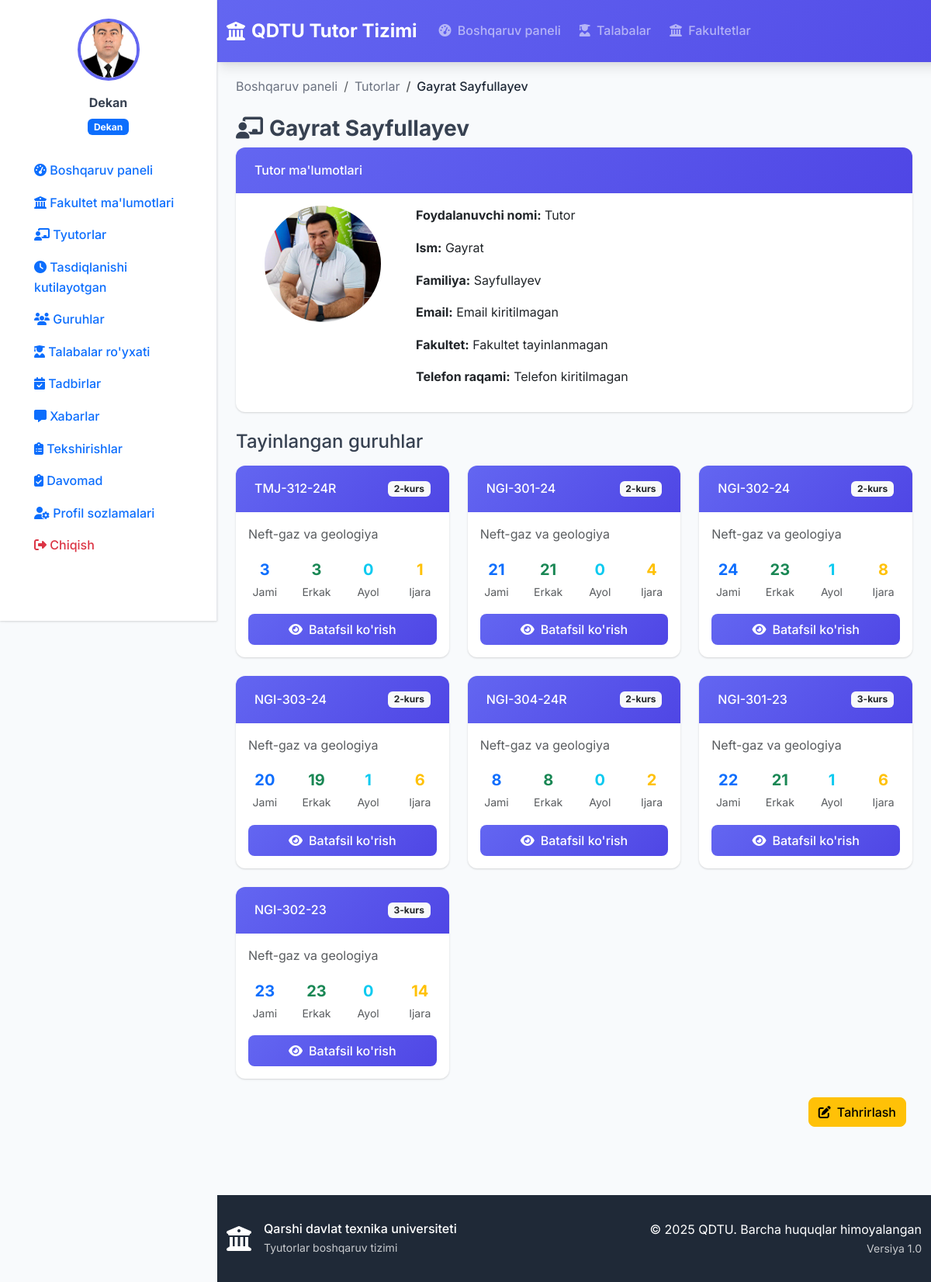
/faculty/tutors/2/ (signed in), run on the app's committed database.
### accounts/models.py (models this page shows, shortened)
class User(AbstractUser):
    USER_TYPE_CHOICES = (
        ('rector', 'Rektor'),
        ('dean', 'Dekan'),
        ('tutor', 'Tutor'),
    )
    user_type = models.CharField(
        max_length=10,
        choices=USER_TYPE_CHOICES,
        verbose_name="Foydalanuvchi turi"
    )
    faculty = models.ForeignKey(
        'faculty.Faculty',
        on_delete=models.SET_NULL,
        null=True,
        blank=True,
        verbose_name="Fakultet"
    )
    profile_picture = models.ImageField(
        upload_to='profile_pics/',
        null=True,
        blank=True,
        verbose_name="Profil rasmi"
    )
    phone_number = models.CharField(
        max_length=20,
        blank=True,
        verbose_name="Telefon raqami"
    )
    class Meta:
        verbose_name = "Foydalanuvchi"
        verbose_name_plural = "Foydalanuvchilar"
    def is_rector(self):
        return self.user_type == 'rector'
    def is_dean(self):
        return self.user_type == 'dean'
    def is_tutor(self):
        return self.user_type == 'tutor'
    def get_full_name(self):
        return f"{self.first_name} {self.last_name}".strip() or self.username

### faculty/models.py (models this page shows, shortened)
class Group(models.Model):
    name = models.CharField(max_length=50, verbose_name="Nomi")
    faculty = models.ForeignKey(
        Faculty,
        on_delete=models.CASCADE,
        related_name='groups',
        verbose_name="Fakultet"
    )
    tutor = models.ForeignKey(
        'accounts.User',
        on_delete=models.SET_NULL,
        null=True,
        blank=True,
        related_name='assigned_groups',
        verbose_name="Tutor"
    )
    course = models.IntegerField(default=1, verbose_name="Kurs")
    created_at = models.DateTimeField(auto_now_add=True, verbose_name="Yaratilgan sana")
    class Meta:
        verbose_name = "Guruh"
        verbose_name_plural = "Guruhlar"
        unique_together = ['name', 'faculty']
    @property
    def students_count(self):
        return self.students.count()
    @property
    def male_students_count(self):
        return self.students.filter(gender='male').count()
    @property
    def female_students_count(self):
        return self.students.filter(gender='female').count()
    @property
    def renting_students_count(self):
        return self.students.filter(is_renting=True).count()

class Faculty(models.Model):
    name = models.CharField(max_length=100, verbose_name="Nomi")
    description = models.TextField(blank=True, verbose_name="Tavsif")
    dean = models.ForeignKey(
        'accounts.User',
        on_delete=models.SET_NULL,
        null=True,
        blank=True,
        related_name='dean_of',
        verbose_name="Dekan"
    )
    created_at = models.DateTimeField(auto_now_add=True, verbose_name="Yaratilgan sana")
    class Meta:
        verbose_name = "Fakultet"
        verbose_name_plural = "Fakultetlar"

### faculty/views.py (the view)
# urls.py: path('tutors/<int:tutor_id>/', views.tutor_detail, name='tutor_detail'),
@login_required
def tutor_detail(request, tutor_id):
    user = request.user
    tutor = get_object_or_404(User, id=tutor_id, user_type='tutor')
    if not (user.is_rector() or (user.is_dean() and user.faculty == tutor.faculty)):
        messages.error(request, "Sizda ushbu tutorga kirish huquqi yo‘q.")
        return redirect('dashboard')
    groups = Group.objects.filter(tutor=tutor)
    context = {
        'tutor': tutor,
        'groups': groups,
        'title': f"{tutor.get_full_name()} - Tutor ma'lumotlari",
    }
    return render(request, 'faculty/tutor_detail.html', context)

### templates/faculty/tutor_detail.html (shortened to what this page needs)
{% extends 'base.html' %}
{% block content %}
<div class="container-fluid">
    <nav aria-label="breadcrumb">
        <ol class="breadcrumb">
            <li class="breadcrumb-item"><a href="{% url 'dashboard' %}">Boshqaruv paneli</a></li>
            <li class="breadcrumb-item"><a href="{% url 'tutor_list' %}">Tutorlar</a></li>
            <li class="breadcrumb-item active">{{ tutor.get_full_name }}</li>
        </ol>
    </nav>
    <h1 class="h3 fw-bold"><i class="fas fa-chalkboard-teacher me-2"></i>{{ tutor.get_full_name }}</h1>
    <div class="card mb-4">
        <div class="card-header text-white">
            <h6 class="mb-0">Tutor ma'lumotlari</h6>
        </div>
        <div class="card-body">
            <div class="row">
                <div class="col-md-3 text-center">
                    {% if tutor.profile_picture %}
                        <img src="{{ tutor.profile_picture.url }}" alt="{{ tutor.get_full_name }}" class="rounded-circle img-fluid" style="max-width: 150px;">
                    {% else %}
                        <img src="https://via.placeholder.com/150" alt="No Image" class="rounded-circle img-fluid" style="max-width: 150px;">
                    {% endif %}
                </div>
                <div class="col-md-9">
                    <p><strong>Foydalanuvchi nomi:</strong> {{ tutor.username }}</p>
                    <p><strong>Ism:</strong> {{ tutor.first_name }}</p>
                    <p><strong>Familiya:</strong> {{ tutor.last_name }}</p>
                    <p><strong>Email:</strong> {{ tutor.email|default:"Email kiritilmagan" }}</p>
                    <p><strong>Fakultet:</strong> {{ tutor.faculty.name|default:"Fakultet tayinlanmagan" }}</p>
                    <p><strong>Telefon raqami:</strong> {{ tutor.phone_number|default:"Telefon kiritilmagan" }}</p>
                </div>
            </div>
        </div>
    </div>
    <h4 class="mb-3">Tayinlangan guruhlar</h4>
    <div class="row">
        {% for group in groups %}
            <div class="col-lg-6 col-xl-4 mb-4">
                <div class="card h-100">
                    <div class="card-header text-white d-flex justify-content-between align-items-center">
                        <h6 class="mb-0">{{ group.name }}</h6>
                        <span class="badge bg-light text-dark">{{ group.course }}-kurs</span>
                    </div>
                    <div class="card-body">
                        <p class="text-muted mb-3">{{ group.faculty.name }}</p>
                        <div class="row text-center mb-3">
                            <div class="col-3">
                                <div class="fw-bold text-primary fs-5">{{ group.students_count }}</div>
                                <small class="text-muted">Jami</small>
                            </div>
                            <div class="col-3">
                                <div class="fw-bold text-success fs-5">{{ group.male_students_count }}</div>
                                <small class="text-muted">Erkak</small>
                            </div>
                            <div class="col-3">
                                <div class="fw-bold text-info fs-5">{{ group.female_students_count }}</div>
                                <small class="text-muted">Ayol</small>
                            </div>
                            <div class="col-3">
                                <div class="fw-bold text-warning fs-5">{{ group.renting_students_count }}</div>
                                <small class="text-muted">Ijara</small>
                            </div>
                        </div>
                        <div class="d-grid">
                            <a href="{% url 'group_detail' group.id %}" class="btn btn-primary">
                                <i class="fas fa-eye me-2"></i>Batafsil ko'rish
                            </a>
                        </div>
                    </div>
                </div>
            </div>
        {% endfor %}
    </div>
    {% if user.is_dean or user.is_rector %}
        <div class="d-flex justify-content-end">
            <a href="{% url 'tutor_edit' tutor.id %}" class="btn btn-warning me-2">
                <i class="fas fa-edit me-2"></i>Tahrirlash
            </a>
        </div>
    {% endif %}
</div>
{% endblock %}

### templates/sidebar.html (shortened to what this page needs)
{% load static %}
<div class="sidebar" id="sidebar">
    <div class="sidebar-content">
        <div class="user-info text-center mb-4">
            {% if user.profile_picture %}
                <img src="{{ user.profile_picture.url }}" class="profile-image mb-3">
            {% else %}
                <div class="profile-initials mb-3">
                    {{ user.first_name|first|upper }}{{ user.last_name|first|upper }}
                </div>
            {% endif %}
            <div class="user-details">
                <div class="mb-1 fw-bold">{{ user.get_full_name }}</div>
                <div class="badge bg-primary">
                    {% if user.is_rector %}
                        Prorektor
                    {% elif user.is_dean %}
                        Dekan
                    {% elif user.is_tutor %}
                        Tutor
                    {% endif %}
                </div>
            </div>
        </div>
        <nav class="sidebar-nav">
            <ul class="nav flex-column">
                <li class="nav-item">
                    <a class="nav-link {% if request.resolver_match.url_name == 'dashboard' or request.resolver_match.url_name|slice:':7' == 'rector_' or request.resolver_match.url_name|slice:':5' == 'dean_' or request.resolver_match.url_name|slice:':6' == 'tutor_' %}active{% endif %}" href="{% url 'dashboard' %}">
                        <i class="fas fa-tachometer-alt"></i>
                        <span>Boshqaruv paneli</span>
                    </a>
                </li>
                {% if user.is_dean %}
                    <li class="nav-item">
                        <a class="nav-link {% if request.resolver_match.url_name == 'faculty_info' %}active{% endif %}" href="#" onclick="showFacultyInfo()">
                            <i class="fas fa-university"></i>
                            <span>Fakultet ma'lumotlari</span>
                        </a>
                    </li>
                    <li class="nav-item">
                        <a class="nav-link {% if request.resolver_match.url_name == 'tutor_list' %}active{% endif %}" href="{% url 'tutor_list' %}">
                            <i class="fas fa-chalkboard-teacher"></i>
                            <span>Tyutorlar</span>
                        </a>
                    </li>
                    <li class="nav-item">
                        <a class="nav-link {% if request.resolver_match.url_name == 'pending_inspections' %}active{% endif %}" href="{% url 'pending_inspections' %}">
                            <i class="fas fa-clock"></i>
                            <span>Tasdiqlanishi kutilayotgan</span>
                        </a>
                    </li>
                    <li class="nav-item">
                        <a class="nav-link {% if request.resolver_match.url_name == 'group_list' %}active{% endif %}" href="{% url 'group_list' %}">
                            <i class="fas fa-users"></i>
                            <span>Guruhlar</span>
                        </a>
                    </li>
                    <li class="nav-item">
                        <a class="nav-link {% if request.resolver_match.url_name == 'student_list' %}active{% endif %}" href="{% url 'student_list' %}">
                            <i class="fas fa-user-graduate"></i>
                            <span>Talabalar ro'yxati</span>
                        </a>
                    </li>
                    <li class="nav-item">
                        <a class="nav-link" href="{% url 'dean_events' %}">
                            <i class="fas fa-calendar-check"></i>
                            <span>Tadbirlar</span>
                        </a>
                    </li>
                    <li class="nav-item">
                        <a class="nav-link" href="{% url 'message_list' %}">
                            <i class="fas fa-message"></i>
                            <span>Xabarlar</span>
                        </a>
                    </li>
                {% endif %}
                <li class="nav-item">
                    <a class="nav-link {% if request.resolver_match.url_name == 'inspection_list' %}active{% endif %}" href="{% url 'inspection_list' %}">
                        <i class="fas fa-clipboard-list"></i>
                        <span>Tekshirishlar</span>
                    </a>
                </li>
                <li class="nav-item mt-auto">
                    <a href="{% url 'attendance_view' %}" class="nav-link flex items-center hover:bg-gray-100 {% if request.resolver_match.url_name == 'attendance_view' %}sidebar-active{% endif %}">
                        <i class="fas fa-clipboard-check mr-3"></i>
                        Davomad
                    </a>
                </li>
                <li class="nav-item mt-auto">
                    <a class="nav-link {% if request.resolver_match.url_name == 'profile' %}active{% endif %}" href="{% url 'profile' %}">
                        <i class="fas fa-user-cog"></i>
                        <span>Profil sozlamalari</span>
                    </a>
                </li>
                <li class="nav-item">
                    <a class="nav-link text-danger" href="{% url 'logout' %}">
                        <i class="fas fa-sign-out-alt"></i>
                        <span>Chiqish</span>
                    </a>
                </li>
            </ul>
        </nav>
    </div>
</div>

### templates/base.html (style rules this page uses)
:root { --primary-color: #6366f1; --primary-dark: #4f46e5; --secondary-color: #f59e0b; --success-color: #10b981; --warning-color: #f59e0b; --danger-color: #ef4444; --info-color: #3b82f6; --dark-color: #1f2937; --light-color: #f8fafc; --border-color: #e5e7eb; --text-muted: #6b7280; --shadow: 0 1px 3px 0 rgba(0, 0, 0, 0.1), 0 1px 2px 0 rgba(0, 0, 0, 0.06); --shadow-lg: 0 10px 15px -3px rgba(0, 0, 0, 0.1), 0 4px 6px -2px rgba(0, 0, 0, 0.05); }
* { font-family: 'Inter', sans-serif; }
body { background-color: #f8fafc; color: #374151; line-height: 1.6; margin: 0; padding-left: 0; transition: padding-left 0.3s ease; }
body.sidebar-open { padding-left: 280px; }
.btn-primary { background: linear-gradient(135deg, var(--primary-color) 0%, var(--primary-dark) 100%); border: none; border-radius: 8px; font-weight: 500; padding: 0.5rem 1.5rem; transition: all 0.3s ease; }
.btn { border-radius: 8px; font-weight: 500; transition: all 0.3s ease; }
.card { border: none; border-radius: 12px; box-shadow: var(--shadow); transition: all 0.3s ease; overflow: hidden; }
.card-header { background: linear-gradient(135deg, var(--primary-color) 0%, var(--primary-dark) 100%); border: none; padding: 1.25rem 1.5rem; font-weight: 600; }
.nav-link { font-weight: 500; transition: all 0.3s ease; border-radius: 6px; margin: 0 0.25rem; }
.sidebar { position: fixed; top: 0; left: -280px; width: 280px; height: 100vh; background: white; border-right: 1px solid var(--border-color); box-shadow: var(--shadow); padding: 1.5rem; transition: left 0.3s ease; z-index: 1040; overflow-y: auto; }
.sidebar.open { left: 0; }
@media (min-width: 992px) { body { padding-left: 280px; } }
@media (min-width: 992px) { .sidebar { left: 0; top: 0; } }
.profile-image { width: 80px; height: 80px; border-radius: 50%; object-fit: cover; border: 4px solid var(--primary-color); }
.breadcrumb { background: none; padding: 0; margin-bottom: 1.5rem; }
.breadcrumb-item a { color: var(--text-muted); text-decoration: none; }
.breadcrumb-item.active { color: var(--dark-color); font-weight: 500; }

### data on the page
User: profile_picture (picture), get_full_name "Dekan"
User: get_full_name "Gayrat Sayfullayev", profile_picture (picture), username "Tutor", first_name "Gayrat", last_name "Sayfullayev", email "Email kiritilmagan", faculty.name "Fakultet tayinlanmagan", phone_number "Telefon kiritilmagan"
Group: name "TMJ-312-24R", course "2", faculty.name "Neft-gaz va geologiya", students_count "3", male_students_count "3", female_students_count "0", renting_students_count "1"
Group: name "NGI-301-24", course "2", faculty.name "Neft-gaz va geologiya", students_count "21", male_students_count "21", female_students_count "0", renting_students_count "4"
Group: name "NGI-302-24", course "2", faculty.name "Neft-gaz va geologiya", students_count "24", male_students_count "23", female_students_count "1", renting_students_count "8"
Group: name "NGI-303-24", course "2", faculty.name "Neft-gaz va geologiya", students_count "20", male_students_count "19", female_students_count "1", renting_students_count "6"
Group: name "NGI-304-24R", course "2", faculty.name "Neft-gaz va geologiya", students_count "8", male_students_count "8", female_students_count "0", renting_students_count "2"
Group: name "NGI-301-23", course "3", faculty.name "Neft-gaz va geologiya", students_count "22", male_students_count "21", female_students_count "1", renting_students_count "6"
Group: name "NGI-302-23", course "3", faculty.name "Neft-gaz va geologiya", students_count "23", male_students_count "23", female_students_count "0", renting_students_count "14"
